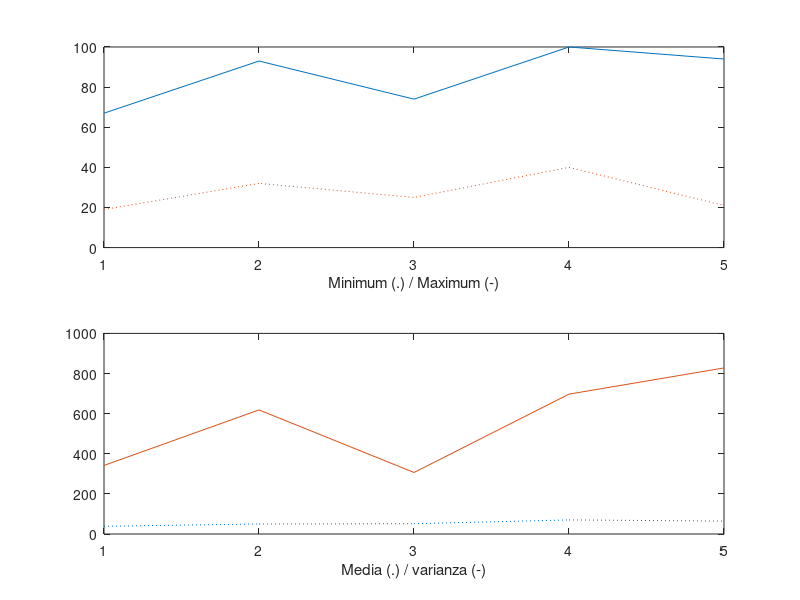
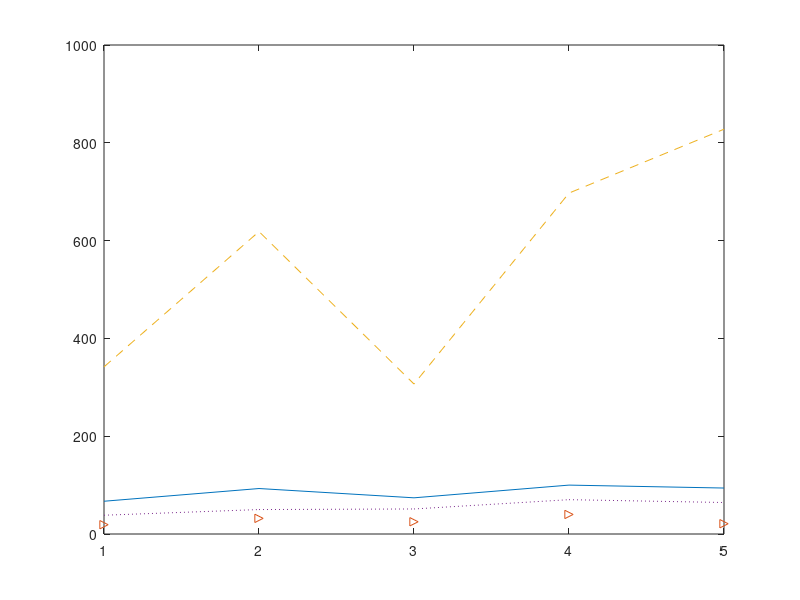

Recreate these plots in MATLAB, in order.
%2_1
size = input("introduzca el tamaño de la matriz: ")
vector = []
for i = 1:size
    vectorAux = []
    for j = 1:size
        vectorAux = [vectorAux randi(100)]
    end
    vector = [vector; vectorAux]
end
%Forma Buena
vector = randi(100, size, size)


%2_2
%columnas impares
newVector = []
for i = 1:2:size
    newVector = [newVector vector(:,i)]
end
%diagonal
diagVector = diag(vector)
maximum = max(transpose(vector))
minimum = min(transpose(vector))
media = mean(transpose(vector))
varianza = var(transpose(vector))

clc
disp("\nvector")
disp(vector)
disp("\nnewVector")
disp(newVector)
disp("\ndiagVector")
disp(diagVector)

figure('Name','Data','NumberTitle','off')
ax1 = subplot(2, 1, 1)
x = 1:1:size;
plot(ax1, x, maximum, x, minimum, ':')
xlabel("Minimum (.) / Maximum (-)")

ax2 = subplot(2, 1, 2)
plot(ax2, x, media,':', x, varianza)
xlabel("Media (.) / varianza (-)")

figure('Name','DataReal','NumberTitle','off')
x = 1:1:size;
plot(x, maximum)
hold on
plot(x, minimum, '>')
hold on
plot(x, varianza, '--')
hold on
plot(x, media, ':')



